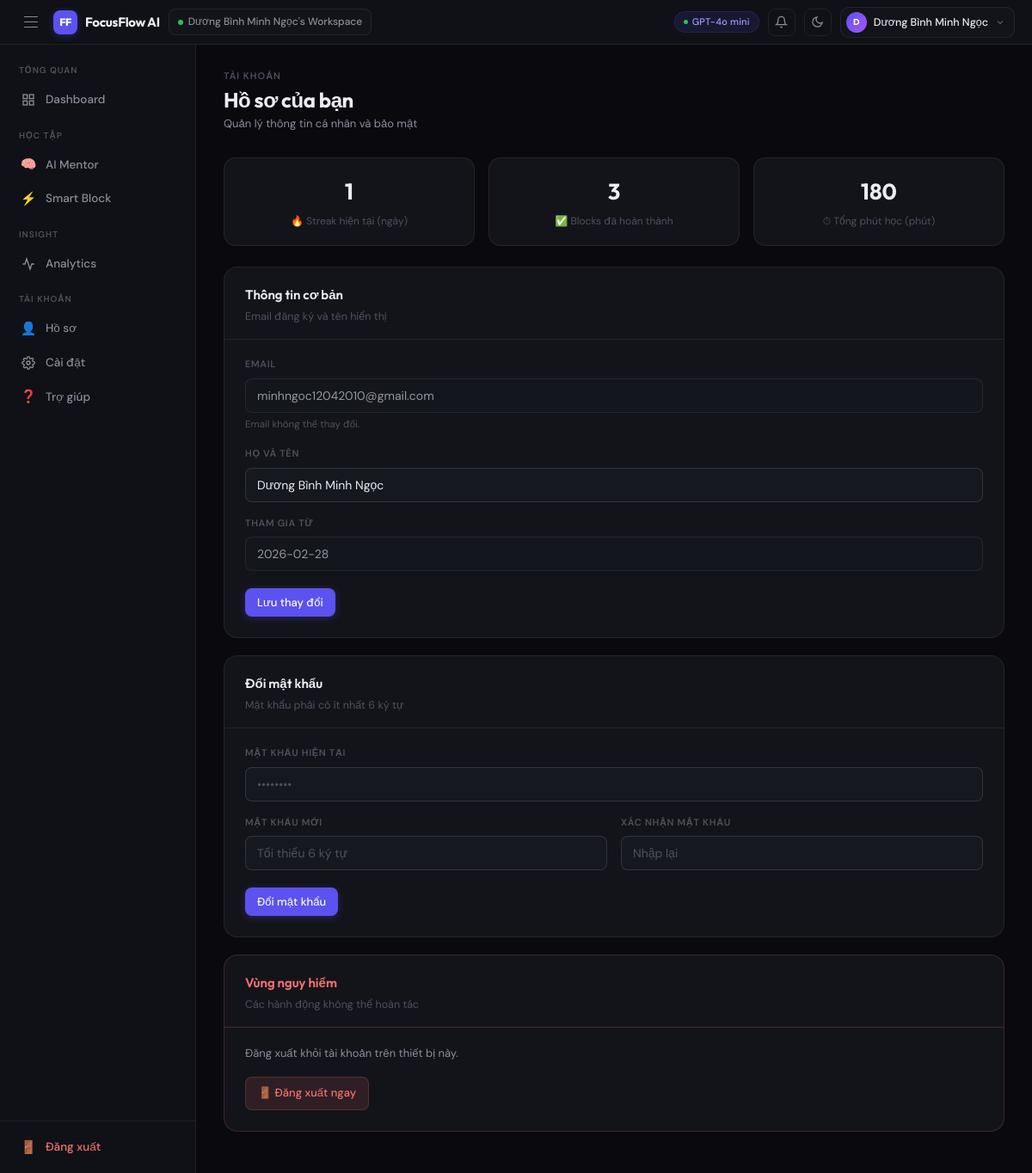
Screenshot of /profile (signed in) with the database file from the repository.
### tables this page shows
CREATE TABLE users (
        id INTEGER PRIMARY KEY AUTOINCREMENT,
        email TEXT UNIQUE NOT NULL,
        password_hash TEXT NOT NULL,
        full_name TEXT DEFAULT '',
        created_at TIMESTAMP DEFAULT CURRENT_TIMESTAMP
    , daily_goal INTEGER DEFAULT 120);

### app.py (the view)
@app.route("/profile")
@login_required
def profile():
    user = get_current_user()
    uid = user["id"]
    db = get_db()
    done_blocks = db.execute("""
        SELECT COUNT(*) FROM blocks
        WHERE user_id=? AND completed=1
    """, (uid,)).fetchone()[0]
    total_mins = db.execute("""
        SELECT COALESCE(SUM(duration),0) FROM blocks
        WHERE user_id=? AND completed=1
    """, (uid,)).fetchone()[0]
    rows = db.execute("""
        SELECT DISTINCT DATE(created_at)
        FROM blocks
        WHERE user_id=? AND completed=1
        ORDER BY DATE(created_at) DESC
    """, (uid,)).fetchall()
    dates = [row[0] for row in rows]
    today = date.today()
    streak = 0
    for i, d in enumerate(dates):
        if d == (today - timedelta(days=i)).isoformat():
            streak += 1
        else:
            break
    stats = {
        "done_blocks": done_blocks,
        "total_mins": total_mins
    }
    return render_template(
        "profile.html",
        user=user,
        stats=stats,
        streak=streak
    )

### app.py (called while the page is built)
def get_db():
    if "db" not in g:
        g.db = sqlite3.connect(DATABASE)
        g.db.row_factory = sqlite3.Row
    return g.db

def login_required(f):
    @wraps(f)
    def decorated(*args, **kwargs):
        if "user_id" not in session:
            return redirect(url_for("login"))
        return f(*args, **kwargs)
    return decorated

def get_current_user():
    uid = session.get("user_id")
    if not uid:
        return None
    return get_db().execute(
        "SELECT * FROM users WHERE id=?",
        (uid,)
    ).fetchone()

### templates/profile.html (shortened to what this page needs)
{% extends "base.html" %}
{% block content %}
<div class="pg-head">
  <div>
    <div class="pg-eyebrow">Tài khoản</div>
    <div class="pg-title">Hồ sơ của bạn</div>
    <div class="pg-sub">Quản lý thông tin cá nhân và bảo mật</div>
  </div>
</div>
<div class="profile-stats">
  <div class="psc">
    <div class="psc-val">{{ streak }}</div>
    <div class="psc-lbl">🔥 Streak hiện tại (ngày)</div>
  </div>
  <div class="psc">
    <div class="psc-val">{{ stats.done_blocks }}</div>
    <div class="psc-lbl">✅ Blocks đã hoàn thành</div>
  </div>
  <div class="psc">
    <div class="psc-val">{{ stats.total_mins }}</div>
    <div class="psc-lbl">⏱ Tổng phút học (phút)</div>
  </div>
</div>
<div class="form-card">
  <div class="form-card-head">
    <div class="form-card-title">Thông tin cơ bản</div>
    <div class="form-card-sub">Email đăng ký và tên hiển thị</div>
  </div>
  <div class="form-card-body">
    <form method="POST" action="/profile">
      <div class="field-group">
        <div class="field">
          <label>Email</label>
          <input type="email" value="{{ user.email }}" disabled style="opacity:.6;cursor:not-allowed"/>
          <div class="field-hint">Email không thể thay đổi.</div>
        </div>
        <div class="field">
          <label>Họ và tên</label>
          <input type="text" name="full_name" value="{{ user.full_name or '' }}" placeholder="Nguyễn Văn A"/>
        </div>
        <div class="field">
          <label>Tham gia từ</label>
          <input type="text" value="{{ user.created_at[:10] if user.created_at else '—' }}" disabled style="opacity:.6;cursor:not-allowed"/>
        </div>
      </div>
      <div class="form-actions">
        <button type="submit" class="btn btn-primary">Lưu thay đổi</button>
      </div>
    </form>
  </div>
</div>
<div class="form-card">
  <div class="form-card-head">
    <div class="form-card-title">Đổi mật khẩu</div>
    <div class="form-card-sub">Mật khẩu phải có ít nhất 6 ký tự</div>
  </div>
  <div class="form-card-body">
    <form method="POST" action="/profile">
      <div class="field-group">
        <div class="field">
          <label>Mật khẩu hiện tại</label>
          <input type="password" name="current_password" placeholder="••••••••" required/>
        </div>
        <div class="field-row">
          <div class="field">
            <label>Mật khẩu mới</label>
            <input type="password" name="new_password" placeholder="Tối thiểu 6 ký tự" required/>
          </div>
          <div class="field">
            <label>Xác nhận mật khẩu</label>
            <input type="password" name="confirm_password" placeholder="Nhập lại" required/>
          </div>
        </div>
      </div>
      <div class="form-actions">
        <button type="submit" class="btn btn-primary">Đổi mật khẩu</button>
      </div>
    </form>
  </div>
</div>
<div class="form-card" style="border-color:rgba(248,113,113,.2)">
  <div class="form-card-head" style="border-color:rgba(248,113,113,.2)">
    <div class="form-card-title" style="color:var(--red)">Vùng nguy hiểm</div>
    <div class="form-card-sub">Các hành động không thể hoàn tác</div>
  </div>
  <div class="form-card-body">
    <p style="font-size:13px;color:var(--tx2);margin-bottom:16px">Đăng xuất khỏi tài khoản trên thiết bị này.</p>
    <a href="/logout" class="btn btn-danger">🚪 Đăng xuất ngay</a>
  </div>
</div>
{% endblock %}

### templates/base.html (shortened to what this page needs)
<!DOCTYPE html>
<html lang="vi" data-theme="dark">
<head>
</head>
<body>
<div class="shell" id="shell">
  <header class="topbar">
    <div class="tb-l">
      <button class="toggle-btn" onclick="toggleSB()"><span></span><span></span><span></span></button>
      <a href="/" class="logo-wrap" style="text-decoration:none">
        <div class="logo-ico">FF</div>
        <span class="logo-txt">FocusFlow AI</span>
      </a>
      <div class="ws-badge">
        <span class="ws-dot"></span>
        <span>{{ user.full_name or user.email.split('@')[0] }}'s Workspace</span>
      </div>
    </div>
    <div class="tb-r">
      <div class="model-pill"><span class="mp-dot"></span>GPT-4o mini</div>
      <div style="position:relative">
        <button class="ibtn" onclick="toggleNP()" id="npBtn">
          <svg width="15" height="15" viewBox="0 0 24 24" fill="none" stroke="currentColor" stroke-width="2"><path d="M18 8A6 6 0 0 0 6 8c0 7-3 9-3 9h18s-3-2-3-9M13.73 21a2 2 0 0 1-3.46 0"/></svg>
        </button>
      </div>
      <button class="ibtn" onclick="toggleTheme()" id="themeBtn">
        <svg id="moonI" width="15" height="15" viewBox="0 0 24 24" fill="none" stroke="currentColor" stroke-width="2"><path d="M21 12.79A9 9 0 1 1 11.21 3 7 7 0 0 0 21 12.79z"/></svg>
      </button>
      <div style="position:relative">
        <div class="user-btn" onclick="toggleDD()" id="uBtn">
          <div class="u-av">{{ (user.full_name or user.email)[0]|upper }}</div>
          <span class="u-name">{{ user.full_name or user.email.split('@')[0] }}</span>
          <svg class="u-chev" width="12" height="12" viewBox="0 0 16 16" fill="none" stroke="currentColor" stroke-width="2"><path d="M4 6l4 4 4-4"/></svg>
        </div>
      </div>
    </div>
  </header>
  <aside class="sidebar">
    <nav class="sb-nav">
      <div class="nav-sec-lbl">Tổng quan</div>
      <a href="/" class="ni {% if current_page=='dashboard' %}active{% endif %}">
        <div class="ni-ico"><svg width="16" height="16" viewBox="0 0 24 24" fill="none" stroke="currentColor" stroke-width="2"><rect x="3" y="3" width="7" height="7"/><rect x="14" y="3" width="7" height="7"/><rect x="14" y="14" width="7" height="7"/><rect x="3" y="14" width="7" height="7"/></svg></div>
        <span class="ni-lbl">Dashboard</span><span class="ni-tip">Dashboard</span>
      </a>
      <div class="nav-sec-lbl" style="margin-top:4px">Học tập</div>
      <a href="/#ai-mentor" class="ni {% if current_page=='mentor' %}active{% endif %}" style="animation-delay:.05s">
        <div class="ni-ico">🧠</div><span class="ni-lbl">AI Mentor</span><span class="ni-tip">AI Mentor</span>
      </a>
      <a href="/#smart-blocks" class="ni {% if current_page=='blocks' %}active{% endif %}" style="animation-delay:.1s">
        <div class="ni-ico">⚡</div><span class="ni-lbl">Smart Block</span><span class="ni-tip">Smart Block</span>
      </a>
      <div class="nav-sec-lbl" style="margin-top:4px">Insight</div>
      <a href="/analytics" class="ni {% if current_page=='analytics' %}active{% endif %}" style="animation-delay:.15s">
        <div class="ni-ico"><svg width="16" height="16" viewBox="0 0 24 24" fill="none" stroke="currentColor" stroke-width="2"><polyline points="22 12 18 12 15 21 9 3 6 12 2 12"/></svg></div>
        <span class="ni-lbl">Analytics</span><span class="ni-tip">Analytics</span>
      </a>
      <div class="nav-sec-lbl" style="margin-top:4px">Tài khoản</div>
      <a href="/profile"  class="ni {% if current_page=='profile'  %}active{% endif %}" style="animation-delay:.2s">
        <div class="ni-ico">👤</div><span class="ni-lbl">Hồ sơ</span><span class="ni-tip">Hồ sơ</span>
      </a>
      <a href="/settings" class="ni {% if current_page=='settings' %}active{% endif %}" style="animation-delay:.25s">
        <div class="ni-ico"></div>
        <span class="ni-lbl">Cài đặt</span><span class="ni-tip">Cài đặt</span>
      </a>
      <a href="/help" class="ni {% if current_page=='help' %}active{% endif %}" style="animation-delay:.3s">
        <div class="ni-ico">❓</div><span class="ni-lbl">Trợ giúp</span><span class="ni-tip">Trợ giúp</span>
      </a>
    </nav>
    <div class="sb-foot">
      <a href="/logout" class="ni" style="color:var(--red)">
        <div class="ni-ico">🚪</div><span class="ni-lbl">Đăng xuất</span><span class="ni-tip">Đăng xuất</span>
      </a>
    </div>
  </aside>
  <main class="main">
    <div class="mc">
      {% block content %}{% endblock %}
    </div>
  </main>
</div>
</body>
</html>

### rows the page displays
users: full_name "Dương Bình Minh Ngọc", full_name "D", email "minhngoc12042010@gmail.com", created_at "2026-02-28"

### other values shown
{{ streak }} "1"
{{ stats.done_blocks }} "3"
{{ stats.total_mins }} "180"
